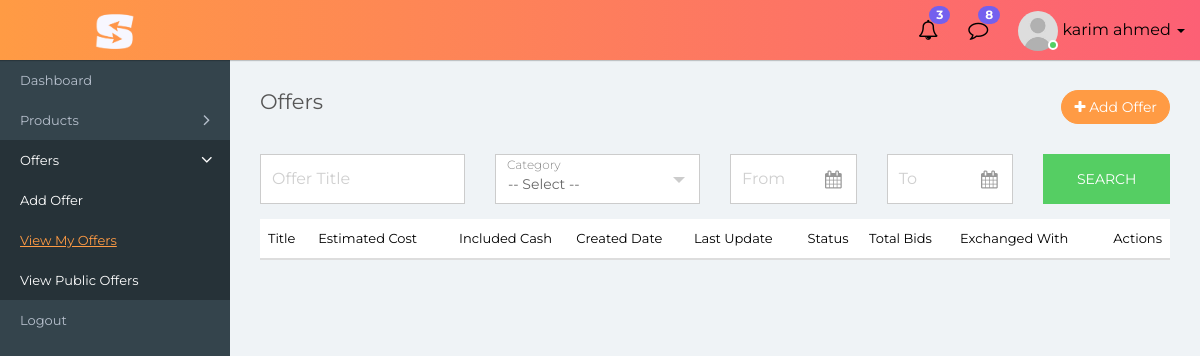
The page /offers/ (signed in) on the database as committed earlier.
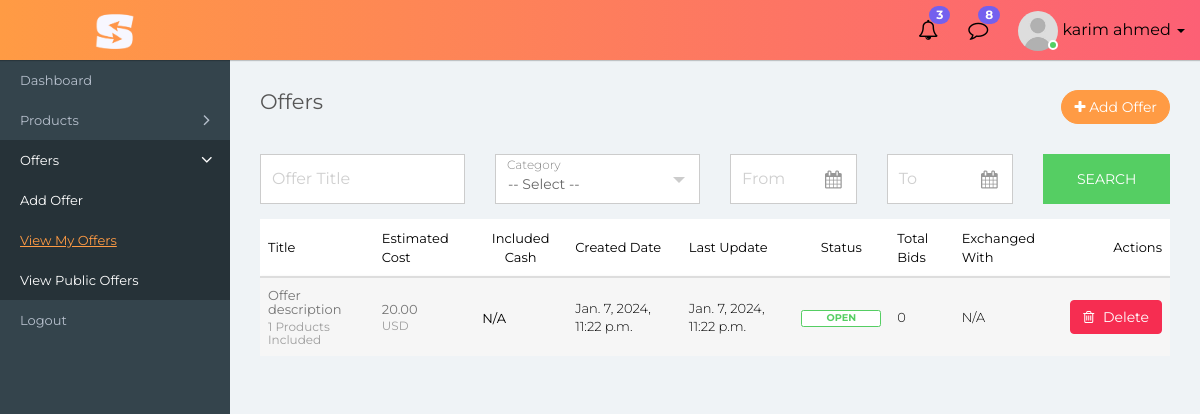
The same page on the database as committed later.
### barter_and_inventory/models.py (models this page shows, shortened)
class Offer(models.Model):
    class Meta:
        verbose_name = "Offer"
        verbose_name_plural = "Offers"
    class EstimatedCostCurrency(models.TextChoices):
        PKR = 'PKR', 'Pakistani Rupees'
        INR = 'INR', 'Indian Rupees'
        EUR = 'EUR', 'Euros'
        USD = 'USD', 'United Stated Dollar'
        CAD = 'CAD', 'Canadian Dollar'
        GBP = 'GBP', 'British Pound'
        JPY = 'JPY', 'Japanese Yen'
        CHF = 'CHF', 'Swiss Franc'
    class OfferStatus(models.TextChoices):
        OPEN = 'OPEN', 'Open'
        NEGOTIATION = 'NEGOTIATION', 'Negotiation'
        CANCELLED = 'CANCELLED', 'Cancelled'
        CLOSED = 'CLOSED', 'Closed'
    class ShipmentMethod(models.TextChoices):
        SELF_PICKUP = 'SELF_PICKUP', 'Self Pickup'
        TRANSPORT = 'TRANSPORT', 'Transport'
        COURIER = 'COURIER', 'Courier'
    offer_title = models.CharField(max_length=400)
    offer_description = models.TextField(max_length=1000)
    estimated_cost = models.DecimalField(max_digits=10, decimal_places=2, default=0.00)
    estimated_cost_currency = models.CharField(max_length=255, choices=EstimatedCostCurrency.choices, default=EstimatedCostCurrency.USD)
    includes_cash = models.BooleanField(default=False)
    cash_in_hand = models.DecimalField(max_digits=10, null=True, blank=True, decimal_places=2)
    cash_in_hand_currency = models.CharField(max_length=255, null=True, blank=True, choices=EstimatedCostCurrency.choices,
                                             default=EstimatedCostCurrency.USD)
    exchanged_with = models.ForeignKey('self', on_delete=models.RESTRICT, null=True, blank=True, related_name='exchanged_with_offer')
    exchange_date = models.DateTimeField(null=True, blank=True)
    shipment_method = models.CharField(max_length=255, null=True, blank=True, choices=ShipmentMethod.choices, default=ShipmentMethod.SELF_PICKUP)
    offer_status = models.CharField(max_length=255, null=True, blank=True, choices=OfferStatus.choices, default=OfferStatus.OPEN)
    shipment_address = models.CharField(max_length=500, null=True, blank=True)
    final_remarks = models.TextField(null=True, blank=True, max_length=500)
    created_by = models.ForeignKey(User, on_delete=models.CASCADE, related_name='offer_created_by')
    updated_by = models.ForeignKey(User, null=True, blank=True, on_delete=models.CASCADE, related_name='offer_updated_by')
    created_at = models.DateTimeField(auto_now_add=True)
    updated_at = models.DateTimeField(auto_now=True)

### barter_and_inventory/views.py (the view)
# urls.py: path('offers/', views.OffersListView.as_view(), name='view_offers'),
class OffersListView(FrontendUserViewMixin, PermissionRequiredMixin, ListView):
    template_name = 'barter_and_inventory/offers/list.html'
    permission_denied_message = "You're not authorized to view offers."
    permission_required = 'barter_and_inventory.view_offer'
    context_object_name = 'offers'
    def get_queryset(self):
        user = self.request.user  # type: User
        queryset = user.offer_created_by.all()
        offer_title_val = self.request.GET.get('offer_title', None)
        category_val = self.request.GET.get('category', None)
        created_date_from = self.request.GET.get('created_date_from', None)
        created_date_to = self.request.GET.get('created_date_to', None)
        order = self.request.GET.get('order_by', '-id')
        if offer_title_val:
            queryset = queryset.filter(offer_title__icontains=offer_title_val).order_by(order)
        if category_val:
            queryset = queryset.filter(offered_products__product__product_categories__in=[category_val]).order_by(order)
        if created_date_from:
            created_date_from_filter = datetime.datetime.strptime(created_date_from + " 00:00:00", '%d/%m/%Y %H:%M:%S')
            queryset = queryset.filter(created_at__gte=created_date_from_filter).order_by(order)
        if created_date_to:
            created_date_to_filter = datetime.datetime.strptime(created_date_to + " 00:00:00", '%d/%m/%Y %H:%M:%S')
            queryset = queryset.filter(created_at__lte=created_date_to_filter).order_by(order)
        return queryset
    def get_context_data(self, **kwargs):
        context = super().get_context_data(**kwargs)
        context['category'] = self.request.GET.get('category', None)
        context['categories'] = Category.objects.all()
        context['offer_title'] = self.request.GET.get('offer_title', None)
        context['created_date_from'] = self.request.GET.get('created_date_from', None)
        context['created_date_to'] = self.request.GET.get('created_date_to', None)
        context['order_by'] = self.request.GET.get('order_by', '-id')
        return context

### barter_and_inventory/mixins.py (called while the page is built)
    def dispatch(self, request, *args, **kwargs):
        if request.user.groups.filter(name='frontend_user').exists():
            return super().dispatch(request, *args, **kwargs)
        return redirect_to_login(request.get_full_path(), self.get_login_url(), self.get_redirect_field_name())

### templates/barter_and_inventory/offers/list.html (shortened to what the changed rows need)
{% extends 'barter_and_inventory/layout.html' %}
{% load static %}
{% load barter_and_inventory_extras %}
{% block page_css_before_app %}
	<link rel="stylesheet" type="text/css" href="{% static "css/dataTables.bootstrap.min.css" %}">
    <link rel="stylesheet" type="text/css" href="{% static "css/select2.min.css" %}">
    <link rel="stylesheet" type="text/css" href="{% static "css/bootstrap-datetimepicker.min.css" %}">
{% endblock %}
{% block content %}
    <div class="content container-fluid">
        <div class="row">
            <div class="col-md-12">
                <div class="table-responsive">
                    <table class="table table-striped custom-table m-b-0 datatable">
                        <thead>
                            <tr>
                                <th>Title</th>
                                <th>Estimated Cost</th>
                                <th class="text-center">Included Cash</th>
                                <th>Created Date</th>
                                <th>Last Update</th>
                                <th class="text-center">Status</th>
                                <th>Total Bids</th>
                                <th>Exchanged With</th>
                                <th class="text-right">Actions</th>
                            </tr>
                        </thead>
                        <tbody>
                            {% for offer in offers %}
                                <tr>
                                    <td>
                                        <h2>
                                            <a href="{% url 'barter_and_inventory:view_offer_detail' offer.pk %}">
                                            {{ offer.offer_title}}
                                            <span>
                                                {{ offer.offered_products.count }} Products Included
                                            </span>
                                        </a></h2>
                                    </td>
                                    <td>
                                        <h2><a href="#">{{ offer.estimated_cost}}
                                            <span>{{ offer.estimated_cost_currency }}</span>
                                        </a></h2>
                                    </td>
                                    <td>
                                        <h2>
                                            {% if offer.includes_cash %}
                                                <a href="#">{{ offer.cash_in_hand}}
                                                    <span>{{ offer.cash_in_hand_currency }}</span>
                                                </a>
                                            {% else %}
                                                N/A
                                            {% endif %}
                                        </h2>
                                    </td>
                                    <td>{{ offer.created_at }}</td>
                                    <td>{{ offer.updated_at}}</td>
                                    <td class="text-center">
                                        {% if offer.offer_status == "OPEN" %}
                                            <span class="label label-success-border">{{ offer.offer_status }}</span>
                                        {% elif offer.offer_status == "NEGOTIATING" %}
                                            <span class="label label-info-border">{{ offer.offer_status }}</span>
                                        {% else %}
                                            <span class="label label-danger-border">{{ offer.offer_status }}</span>
                                        {% endif %}
                                    </td>
                                    <td>
                                        {{ offer.bid_offer.count }}
                                    </td>
                                    <td>
                                        {% if offer.exchanged_with %}
                                            <h2>
                                                <a href="{% url 'barter_and_inventory:view_offer_detail' offer.exchanged_with_id %}">
                                                    {{ offer.exchanged_with.offer_title}}
                                                    <span>{{ offer.exchanged_with.exchange_date }}</span>
                                                </a>
                                            </h2>
                                        {% else %}
                                            N/A
                                        {% endif %}
                                    </td>
                                    <td class="text-right">
                                        {% if offer.offer_status == "OPEN" or offer.offer_status == "NEGOTIATION" %}
                                        <a onclick="javascript:deleteOffer('{% url 'barter_and_inventory:delete_offer' offer.pk %}')" title="Delete" class="btn btn-danger"><i class="fa fa-trash-o m-r-5"></i> Delete</a>
                                        {% else %}
                                            N/A
                                        {% endif %}
                                    </td>
                                </tr>
                            {% endfor %}
                        </tbody>
                    </table>
                </div>
            </div>
        </div>
    </div>
{% endblock %}

Rows that differ between the two databases and show on the page:
added Offer: offer_title "Offer description", offered_products.count "1", estimated_cost "20.00", estimated_cost_currency "USD", includes_cash "N/A", created_at "Jan. 7, 2024, 11:22 p.m.", updated_at "Jan. 7, 2024, 11:22 p.m.", offer_status "OPEN", bid_offer.count "0", shows "Delete"
